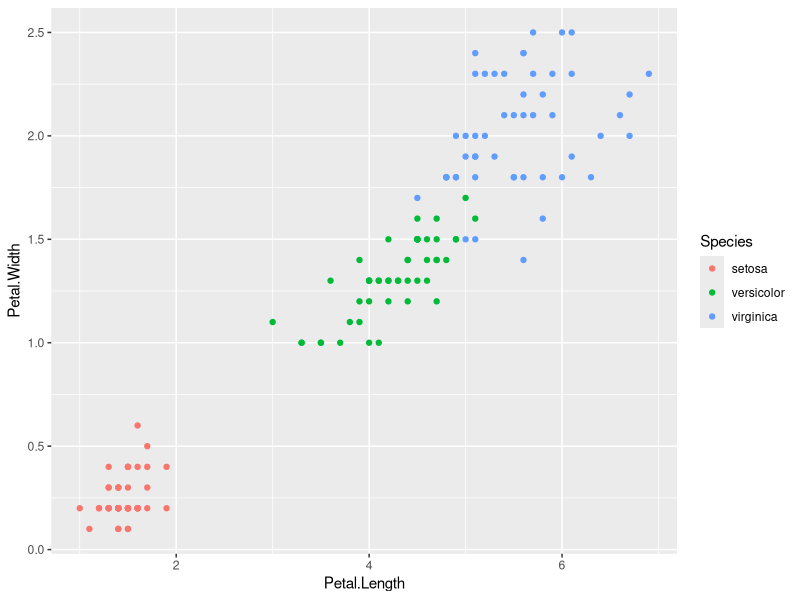
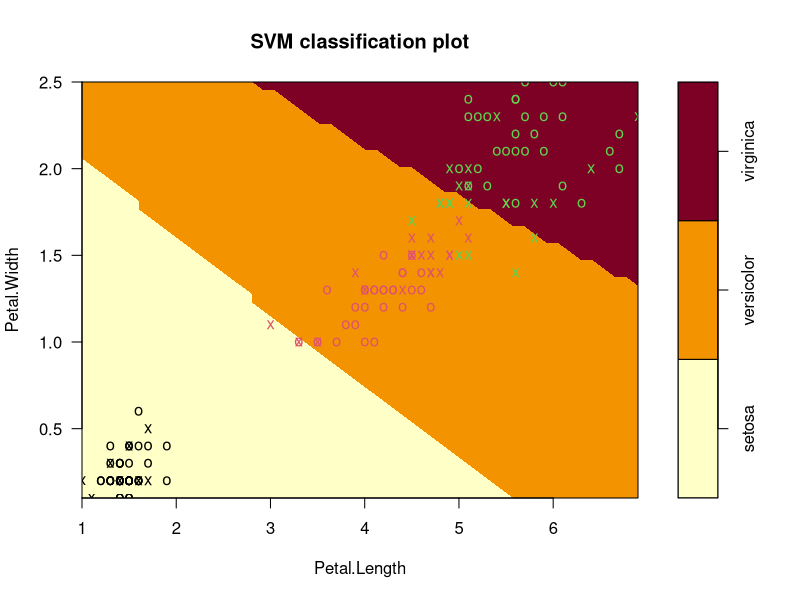
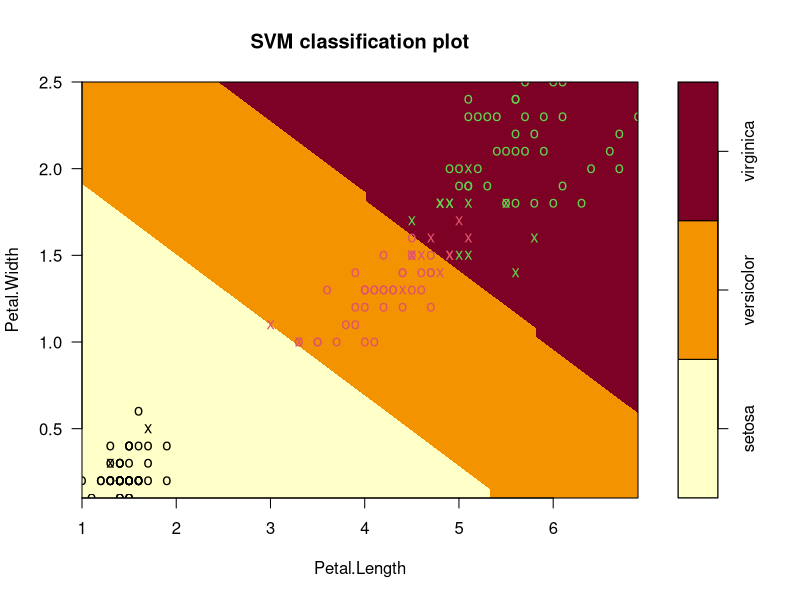
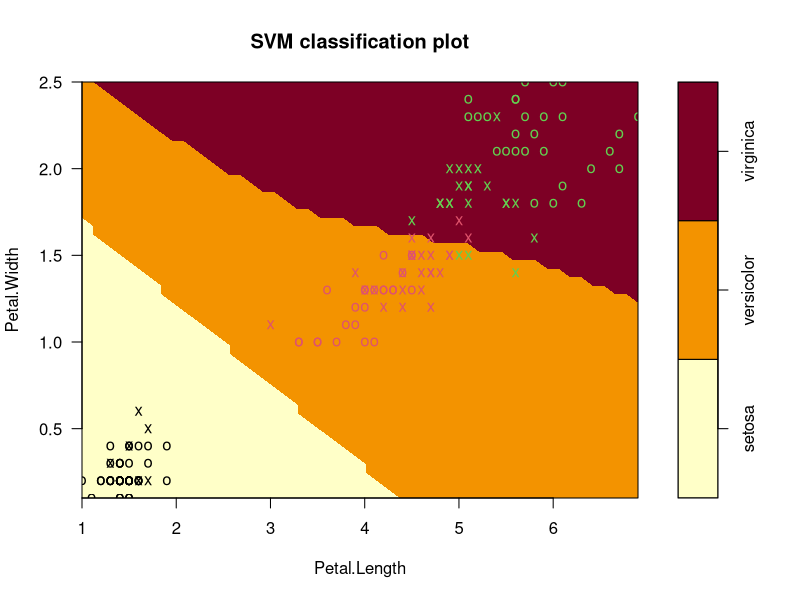
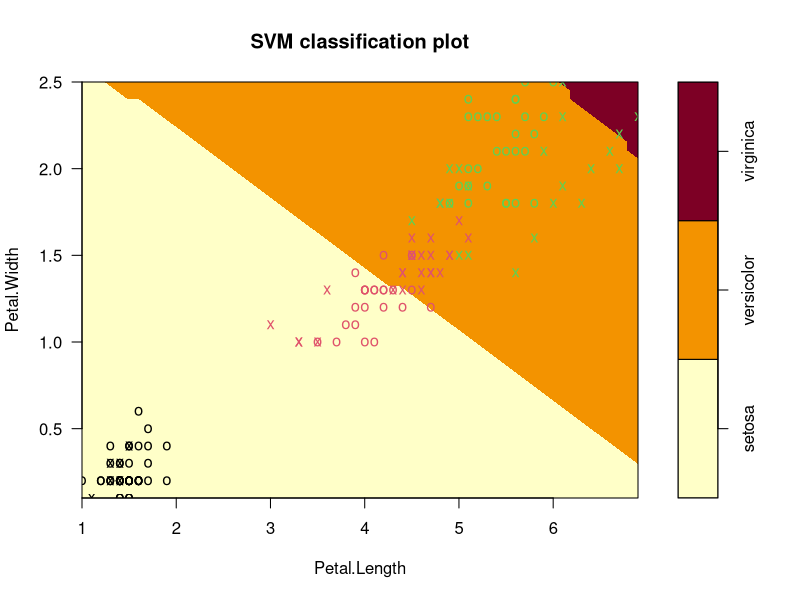
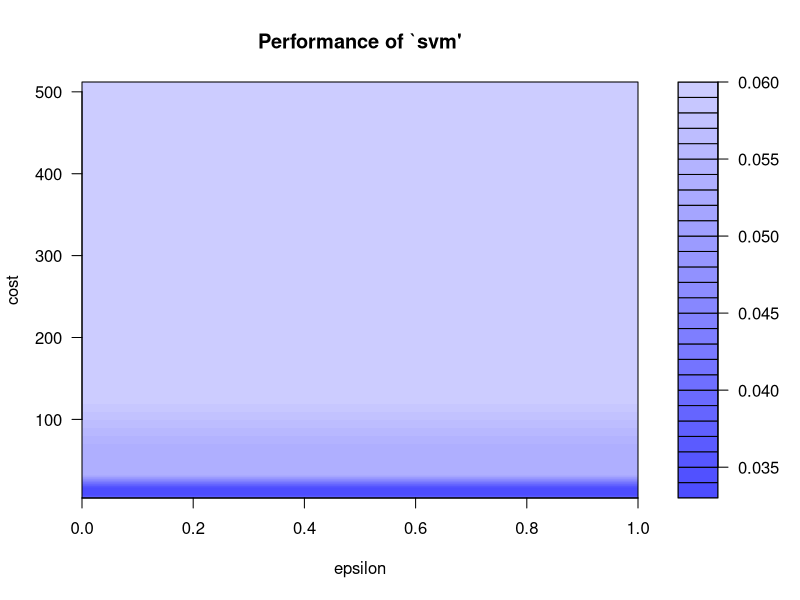
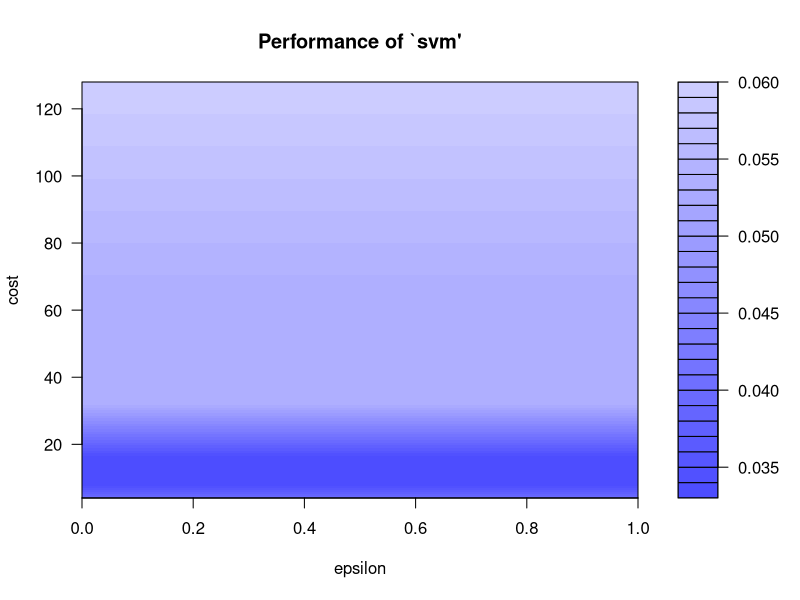
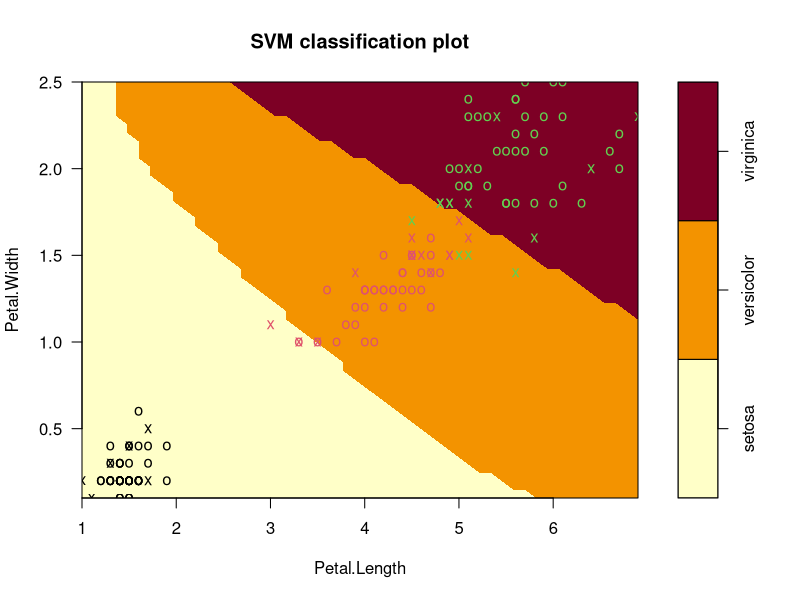

Source code (R) for these figures, in order:
## ---- chunk 1
data("iris")
## ---- chunk 2
str(iris)
## ---- chunk 3
library(ggplot2)

## ---- chunk 4
qplot(Petal.Length,Petal.Width,data = iris,
      color=Species)
## ---- chunk 5
library(e1071)
## ---- chunk 6
mymodel <- svm(Species~.,data=iris)
summary(mymodel)
## ---- chunk 7
plot(mymodel,data = iris,
     Petal.Width~Petal.Length,
     slice = list(Sepal.Width = 3, Sepal.Length = 4))
## ---- chunk 8
pred <- predict(mymodel,iris)
tab <- table(Predicted = pred,Actual = iris$Species)
tab
## ---- chunk 9
1-sum(diag(tab))/sum(tab)
## ---- chunk 10
mymodel <- svm(Species~.,data=iris,kernel = "linear")
summary(mymodel)
plot(mymodel,data = iris,
     Petal.Width~Petal.Length,
     slice = list(Sepal.Width = 3, Sepal.Length = 4))
pred <- predict(mymodel,iris)
tab <- table(Predicted = pred,Actual = iris$Species)
tab
1-sum(diag(tab))/sum(tab)
## ---- chunk 11
mymodel <- svm(Species~.,data=iris,kernel = "polynomial")
summary(mymodel)
plot(mymodel,data = iris,
     Petal.Width~Petal.Length,
     slice = list(Sepal.Width = 3, Sepal.Length = 4))
pred <- predict(mymodel,iris)
tab <- table(Predicted = pred,Actual = iris$Species)
tab
1-sum(diag(tab))/sum(tab)
## ---- chunk 12
mymodel <- svm(Species~.,data=iris,kernel = "sigmoid")
summary(mymodel)
plot(mymodel,data = iris,
     Petal.Width~Petal.Length,
     slice = list(Sepal.Width = 3, Sepal.Length = 4))
pred <- predict(mymodel,iris)
tab <- table(Predicted = pred,Actual = iris$Species)
tab
1-sum(diag(tab))/sum(tab)
## ---- chunk 13
set.seed(124)
tmodel <- tune(svm,Species~.,data = iris,
               ranges = list(epsilon = seq(0,1,0.1,),
               cost = 2^(2:9)))
## ---- chunk 14
plot(tmodel)
## ---- chunk 15
set.seed(124)
tmodel <- tune(svm,Species~.,data = iris,
               ranges = list(epsilon = seq(0,1,0.1,),
               cost = 2^(2:7)))
plot(tmodel)
## ---- chunk 16
summary(tmodel)
## ---- chunk 17
mymodel <- tmodel$best.model
summary(mymodel)
## ---- chunk 18
plot(mymodel,data = iris,
     Petal.Width~Petal.Length,
     slice = list(Sepal.Width = 3, Sepal.Length = 4))
## ---- chunk 19
pred <- predict(mymodel,iris)
tab <- table(Predicted = pred,Actual = iris$Species)
tab
1-sum(diag(tab))/sum(tab)
